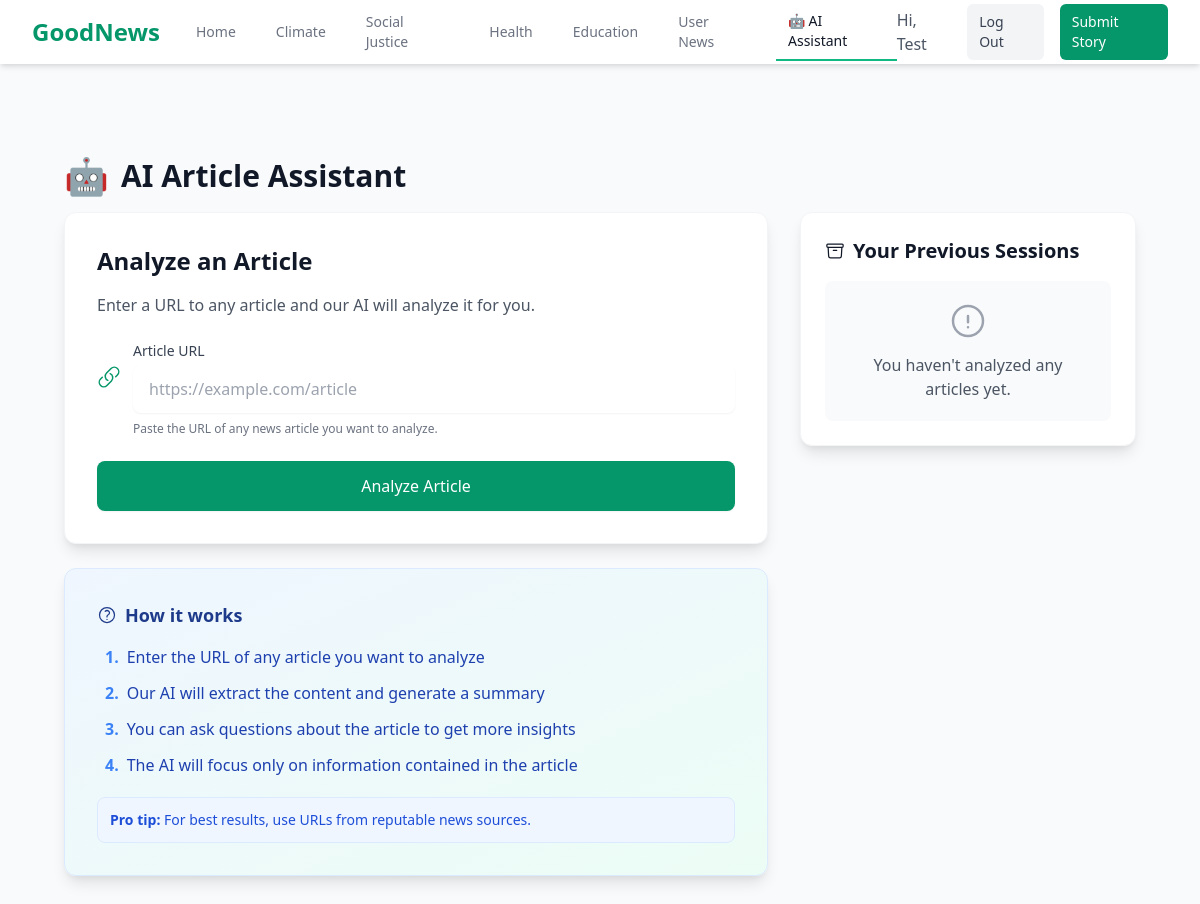
Before: /ai-assistant (signed in) with the older database file.
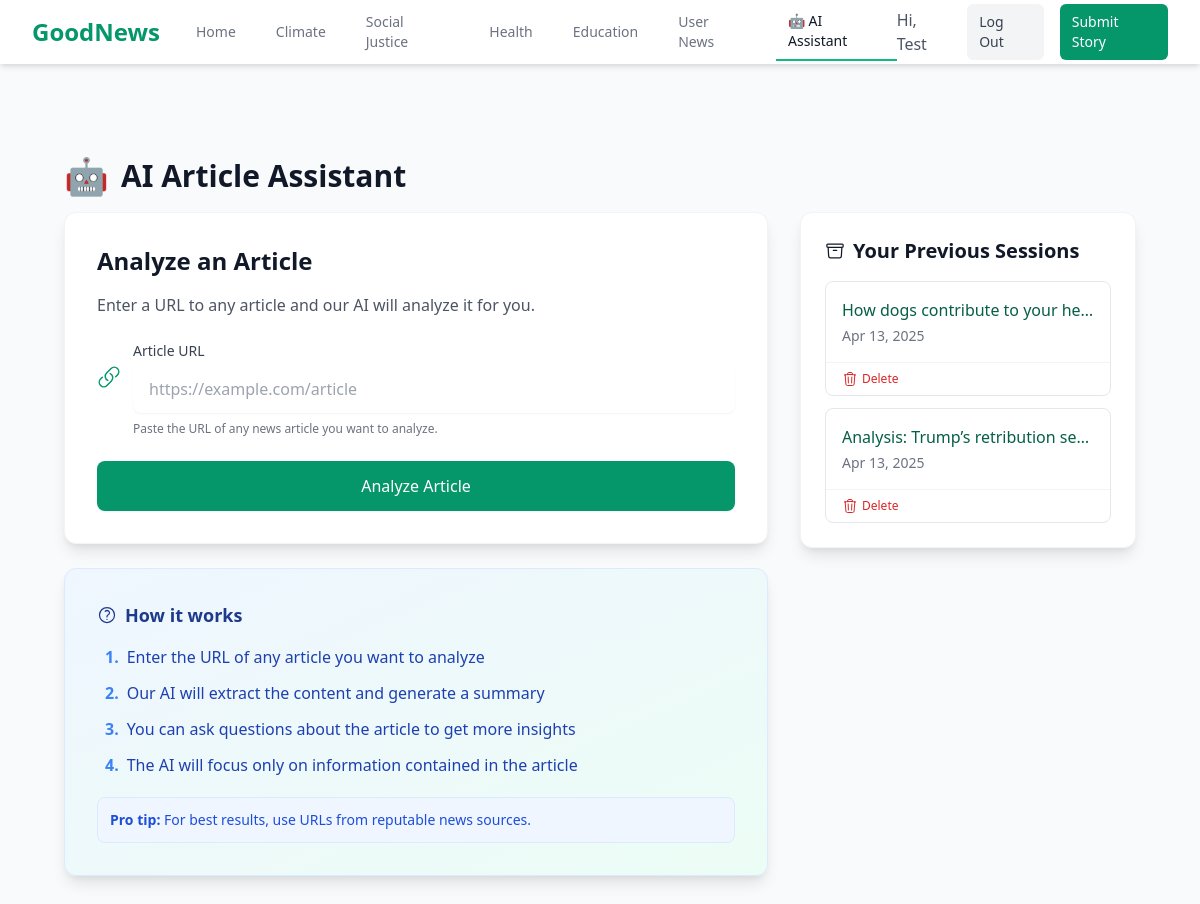
After: the same page with the newer database file.
### models.py (models this page shows, shortened)
class User(UserMixin, db.Model):
    id = db.Column(db.Integer, primary_key=True)
    username = db.Column(db.String(80), unique=True, nullable=False)
    email = db.Column(db.String(120), unique=True, nullable=False)
    password_hash = db.Column(db.String(256), nullable=False)
    created_at = db.Column(db.DateTime, default=datetime.utcnow)

class ChatSession(db.Model):
    id = db.Column(db.Integer, primary_key=True)
    title = db.Column(db.String(200), nullable=False)
    article_text = db.Column(db.Text, nullable=False)
    summary = db.Column(db.Text)
    user_id = db.Column(db.Integer, db.ForeignKey('user.id'), nullable=True)
    created_at = db.Column(db.DateTime, default=datetime.utcnow)
    messages = db.relationship('ChatMessage', backref='session', lazy=True, cascade="all, delete-orphan")

### app.py (the view, shortened to what this page needs)
@app.route('/ai-assistant', methods=['GET', 'POST'])
def ai_assistant():
    form = ArticleAnalysisForm()
    user_sessions = []
    if current_user.is_authenticated:
        user_sessions = ChatSession.query.filter_by(user_id=current_user.id).order_by(ChatSession.created_at.desc()).all()
    return render_template('ai_assistant.html', form=form, user_sessions=user_sessions)

### forms.py (shortened to what this page needs)
class ArticleAnalysisForm(FlaskForm):
    article_url = URLField('Enter Article URL', validators=[DataRequired()])
    submit = SubmitField('Analyze Article')

### app.py (called while the page is built)
@login_manager.user_loader
def load_user(user_id):
    return User.query.get(int(user_id))

### templates/ai_assistant.html (shortened to what this page needs)
{% extends "base.html" %}
{% block content %}
<div class="max-w-6xl mx-auto px-4 sm:px-6 lg:px-8 py-5">
    <h1 class="text-3xl font-bold text-gray-900 mb-4 flex items-center">
        <span class="text-4xl mr-3">🤖</span> AI Article Assistant
    </h1>
    <div class="grid grid-cols-1 lg:grid-cols-3 gap-8">
        <div class="lg:col-span-2">
            <div class="bg-white rounded-xl shadow-lg p-8 border border-gray-100">
                <h2 class="text-2xl font-semibold text-gray-900 mb-4">Analyze an Article</h2>
                <p class="text-gray-600 mb-6">Enter a URL to any article and our AI will analyze it for you.</p>
                <form method="POST" class="space-y-6">
                    <div class="relative">
                        <div class="flex items-center">
                            <div class="mr-3 text-green-600">
                            </div>
                            <div class="flex-grow">
                                <label for="article_url" class="block text-sm font-medium text-gray-700 mb-1">Article URL</label>
                                {{ form.article_url(class="block w-full rounded-lg border-gray-300 shadow-sm focus:border-green-500 focus:ring-green-500 px-4 py-3", placeholder="https://example.com/article") }}
                            </div>
                        </div>
                        <p class="text-xs text-gray-500 mt-2 ml-9">Paste the URL of any news article you want to analyze.</p>
                    </div>
                    <div>
                        {{ form.submit(class="w-full flex justify-center py-3 px-4 border border-transparent rounded-lg shadow-sm text-base font-medium text-white bg-green-600 hover:bg-green-700 focus:outline-none focus:ring-2 focus:ring-offset-2 focus:ring-green-500 transition-colors") }}
                    </div>
                </form>
            </div>
            <div class="mt-6 bg-gradient-to-br from-blue-50 to-green-50 rounded-xl shadow-lg p-8 border border-blue-100">
                <h3 class="text-lg font-semibold text-blue-900 mb-4 flex items-center">
                    <span class="mr-2">
                    </span>
                    How it works
                </h3>
                <ol class="list-decimal list-inside space-y-3 text-blue-800 pl-2">
                    <li class="flex items-start">
                        <span class="mr-2 text-blue-500 font-semibold">1.</span>
                        <span>Enter the URL of any article you want to analyze</span>
                    </li>
                    <li class="flex items-start">
                        <span class="mr-2 text-blue-500 font-semibold">2.</span>
                        <span>Our AI will extract the content and generate a summary</span>
                    </li>
                    <li class="flex items-start">
                        <span class="mr-2 text-blue-500 font-semibold">3.</span>
                        <span>You can ask questions about the article to get more insights</span>
                    </li>
                    <li class="flex items-start">
                        <span class="mr-2 text-blue-500 font-semibold">4.</span>
                        <span>The AI will focus only on information contained in the article</span>
                    </li>
                </ol>
                <p class="mt-5 text-sm text-blue-700 bg-blue-50 p-3 rounded-lg border border-blue-100">
                    <span class="font-semibold">Pro tip:</span> For best results, use URLs from reputable news sources.
                </p>
            </div>
        </div>
        <div class="lg:col-span-1">
            <div class="bg-white rounded-xl shadow-lg p-6 border border-gray-100">
                <h2 class="text-xl font-semibold text-gray-900 mb-4 flex items-center">
                    <span class="mr-2">
                    </span>
                    Your Previous Sessions
                </h2>
                {% if user_sessions %}
                    <div class="space-y-3">
                        {% for session in user_sessions %}
                            <div class="border border-gray-200 rounded-lg hover:bg-gray-50 transition-colors">
                                <a href="{{ url_for('chat_session', session_id=session.id) }}" class="block p-4">
                                    <h3 class="font-medium text-green-800 truncate">{{ session.title }}</h3>
                                    <p class="text-sm text-gray-500 mt-1">{{ session.created_at.strftime('%b %d, %Y') }}</p>
                                </a>
                                <form action="{{ url_for('delete_chat_session', session_id=session.id) }}" method="POST" class="border-t border-gray-100 px-4 py-2">
                                    <button type="submit" class="text-red-600 text-xs hover:text-red-800 flex items-center" onclick="return confirm('Are you sure you want to delete this session?')">
                                        Delete
                                    </button>
                                </form>
                            </div>
                        {% endfor %}
                    </div>
                {% elif current_user.is_authenticated %}
                    <div class="bg-gray-50 rounded-lg p-5 text-center">
                        <svg xmlns="http://www.w3.org/2000/svg" fill="none" viewBox="0 0 24 24" stroke-width="1.5" stroke="currentColor" class="w-10 h-10 mx-auto text-gray-400 mb-3">
                            <path stroke-linecap="round" stroke-linejoin="round" d="M12 9v3.75m9-.75a9 9 0 11-18 0 9 9 0 0118 0zm-9 3.75h.008v.008H12v-.008z" />
                        </svg>
                        <p class="text-gray-600">You haven't analyzed any articles yet.</p>
                    </div>
                {% endif %}
            </div>
        </div>
    </div>
</div>
{% endblock %}

### templates/base.html (shortened to what this page needs)
<!DOCTYPE html>
<html lang="en">
<head>
    <link href="https://cdn.jsdelivr.net/npm/tailwindcss@2.2.19/dist/tailwind.min.css" rel="stylesheet">
</head>
<body class="bg-gray-50">
    <nav class="bg-white shadow-md mb-8">
        <div class="max-w-7xl mx-auto px-4 sm:px-6 lg:px-8">
            <div class="flex justify-between h-16">
                <div class="flex">
                    <div class="flex-shrink-0 flex items-center">
                        <a href="{{ url_for('home') }}" class="text-2xl font-bold text-green-600">GoodNews</a>
                    </div>
                    <div class="ml-6 flex items-center space-x-4">
                        <a href="{{ url_for('home') }}"
                           class="{% if request.path == url_for('home') %}border-b-2 border-green-500 px-3 py-2 text-sm font-medium text-gray-900{% else %}px-3 py-2 text-sm font-medium text-gray-500 hover:text-gray-900 hover:border-gray-300{% endif %}">
                            Home
                        </a>
                        <a href="{{ url_for('category_page', category='climate') }}"
                           class="{% if request.path == url_for('category_page', category='climate') %}border-b-2 border-green-500 px-3 py-2 text-sm font-medium text-gray-900{% else %}px-3 py-2 text-sm font-medium text-gray-500 hover:text-gray-900 hover:border-gray-300{% endif %}">
                            Climate
                        </a>
                        <a href="{{ url_for('category_page', category='social-justice') }}"
                           class="{% if request.path == url_for('category_page', category='social-justice') %}border-b-2 border-green-500 px-3 py-2 text-sm font-medium text-gray-900{% else %}px-3 py-2 text-sm font-medium text-gray-500 hover:text-gray-900 hover:border-gray-300{% endif %}">
                            Social Justice
                        </a>
                        <a href="{{ url_for('category_page', category='health') }}"
                           class="{% if request.path == url_for('category_page', category='health') %}border-b-2 border-green-500 px-3 py-2 text-sm font-medium text-gray-900{% else %}px-3 py-2 text-sm font-medium text-gray-500 hover:text-gray-900 hover:border-gray-300{% endif %}">
                            Health
                        </a>
                        <a href="{{ url_for('category_page', category='education') }}"
                           class="{% if request.path == url_for('category_page', category='education') %}border-b-2 border-green-500 px-3 py-2 text-sm font-medium text-gray-900{% else %}px-3 py-2 text-sm font-medium text-gray-500 hover:text-gray-900 hover:border-gray-300{% endif %}">
                            Education
                        </a>
                        <a href="{{ url_for('user_news') }}"
                           class="{% if request.path == url_for('user_news') %}border-b-2 border-green-500 px-3 py-2 text-sm font-medium text-gray-900{% else %}px-3 py-2 text-sm font-medium text-gray-500 hover:text-gray-900 hover:border-gray-300{% endif %}">
                            User News
                        </a>
                        <a href="{{ url_for('ai_assistant') }}"
                           class="{% if request.path == url_for('ai_assistant') or '/chat/' in request.path %}border-b-2 border-green-500 px-3 py-2 text-sm font-medium text-gray-900{% else %}px-3 py-2 text-sm font-medium text-gray-500 hover:text-gray-900 hover:border-gray-300{% endif %}">
                            🤖 AI Assistant
                        </a>
                    </div>
                </div>
                <div class="flex items-center space-x-4">
                    {% if current_user.is_authenticated %}
                        <span class="text-gray-600">Hi, {{ current_user.username }}</span>
                        <a href="{{ url_for('logout') }}" class="bg-gray-100 hover:bg-gray-200 text-gray-700 px-3 py-2 rounded-md text-sm font-medium">Log Out</a>
                    {% else %}
                        <a href="{{ url_for('login') }}" class="text-gray-700 hover:text-gray-900 px-3 py-2 rounded-md text-sm font-medium">Log In</a>
                        <a href="{{ url_for('register') }}" class="bg-green-600 hover:bg-green-700 text-white px-3 py-2 rounded-md text-sm font-medium">Register</a>
                    {% endif %}
                    <div class="flex items-center">
                        <a href="{{ url_for('submit_story') }}" class="bg-green-600 hover:bg-green-700 text-white px-3 py-2 rounded-md text-sm font-medium">Submit Story</a>
                    </div>
                </div>
            </div>
        </div>
    </nav>
    <div class="container mx-auto px-4 py-2">
    </div>
    <main class="max-w-7xl mx-auto py-6 sm:px-6 lg:px-8">
        {% block content %}{% endblock %}
    </main>
</body>
</html>

Changed rows visible on the page:
added ChatSession: title "How dogs contribute to your he…", created_at "Apr 13, 2025"
added ChatSession: title "Analysis: Trump’s retribution se…", created_at "Apr 13, 2025"
Other visible differences:
text no longer shown: "You haven't analyzed any articles yet."
